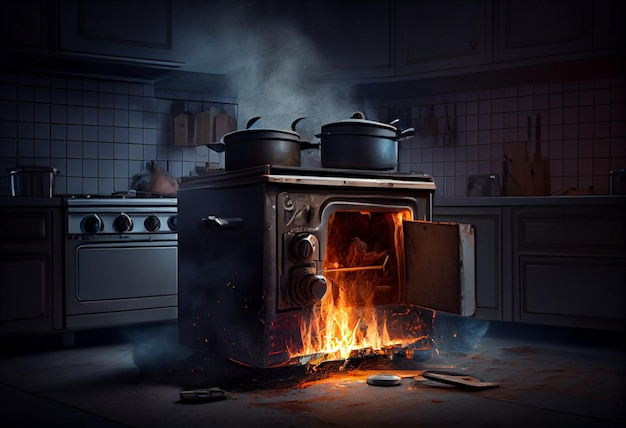
#> input picture fuego.jpg, 626 x 428 px
$ python example-3.py
#> lines starting #> are read from the running program, lines starting #| are printed output that depends on the picture
# pip install Pillow
from PIL import Image

# Cargar la imagen
imagen = Image.open("fuego.jpg")
#> imagen is the input picture: PIL image 626x428 RGB; mean R, G, B 36.5, 31.4, 37.2

# Obtener tamaño de la imagen
ancho, alto = imagen.size
#> ancho = 626; alto = 428
print(f"Ancho: {ancho}, Alto: {alto}")
#| Ancho: 626, Alto: 428

# Convertir a escala de grises
imagen_gris = imagen.convert("L")
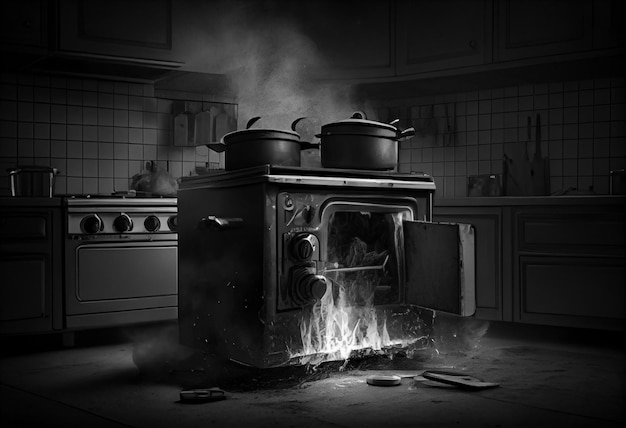
#> imagen_gris: PIL image 626x428 L; min 0, max 254, mean 33.6

# Obtener el valor de luminosidad del píxel
luminosidad = imagen_gris.getpixel((100, 150))
#> luminosidad = 51
print(f"Luminosidad del píxel: {luminosidad}")
#| Luminosidad del píxel: 51
